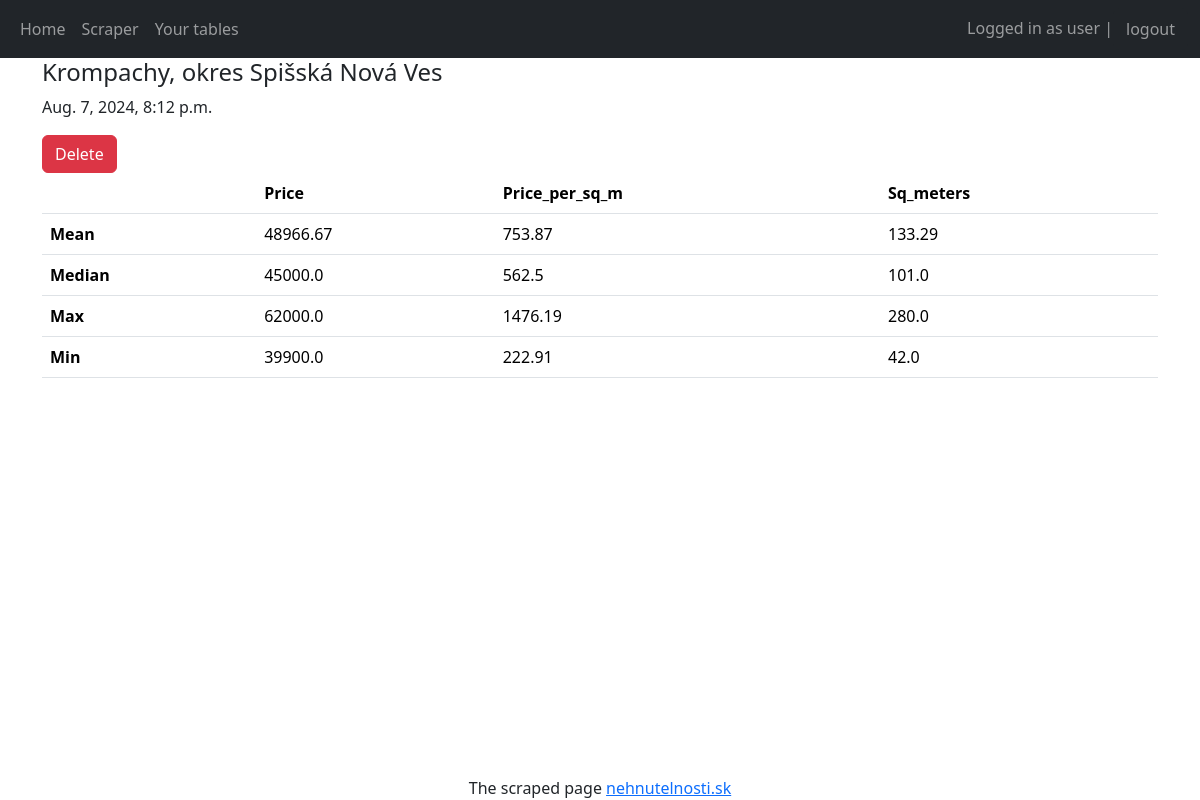
/tables (signed in), run on the app's committed database.
### scraper_integration/models.py (models this page shows)
class AnalysedData(models.Model):
    table = models.ForeignKey(TableInfo, on_delete=models.CASCADE)
    avg_price = models.FloatField(null=True)
    avg_price_per_sqm = models.FloatField(null=True)
    avg_sq_meter = models.FloatField(null=True)
    min_price = models.FloatField(null=True)
    min_price_per_sqm = models.FloatField(null=True)
    min_sq_meter = models.FloatField(null=True)
    max_price = models.FloatField(null=True)
    max_price_per_sqm = models.FloatField(null=True)
    max_sq_meter = models.FloatField(null=True)
    median_price = models.FloatField(null=True)
    median_price_per_sqm = models.FloatField(null=True)
    median_sq_meter = models.FloatField(null=True)

class TableInfo(models.Model):
    owner = models.ForeignKey(User, on_delete=models.CASCADE)
    name = models.CharField(max_length=100)
    creation_date = models.DateTimeField(auto_now_add=True)

### scraper_integration/views.py (the view)
# urls.py: path('tables', views.view_tables, name='view_tables'),
@login_required(login_url='login')
def view_tables(request):
    if request.method == "POST":
        table_id = request.POST.get('table-id')
        if table_id:
            table = TableInfo.objects.get(id=table_id)
            table.delete()
    user = request.user
    table_info = TableInfo.objects.filter(owner=user)
    analysed_table = AnalysedData.objects.filter(table__in=table_info)
    return render(request, 'scraper_integration/tables.html', {'analysed_table': analysed_table})

### scraper_integration/templates/scraper_integration/tables.html (shortened to what this page needs)
{% extends 'scraper_integration/base.html' %}
{% block content %}
{% if analysed_table %}
    {% for table in analysed_table %}
    <h4>{{table.table.name}}</h4>
    <p>{{table.table.creation_date}}</p>
    <form method="post">
        <button class="btn btn-danger" name="table-id" value="{{table.table.id}}">Delete</button>
    </form>
    <table class="table">
        <thead class = "thead-dark">
            <tr>
                <th><th>Price</th>
                <th>Price_per_sq_m</th>
                <th>Sq_meters</th>
            </tr>
        </thead>
        <tbody>
            <tr>
                <th class="col">Mean</th>
                <td>{{table.avg_price}}</td>
                <td>{{table.avg_price_per_sqm}}</td>
                <td>{{table.avg_sq_meter}}</td>
            </tr>
            <tr>
                <th class="col">Median</th>
                <td>{{table.median_price}}</td>
                <td>{{table.median_price_per_sqm}}</td>
                <td>{{table.median_sq_meter}}</td>
            </tr>
            <tr>
                <th class="col">Max</th>
                <td>{{table.max_price}}</td>
                <td>{{table.max_price_per_sqm}}</td>
                <td>{{table.max_sq_meter}}</td>
            </tr>
            <tr>
                <th class="col">Min</th>
                <td>{{table.min_price}}</td>
                <td>{{table.min_price_per_sqm}}</td>
                <td>{{table.min_sq_meter}}</td>
            </tr>
        </tbody>
    </table>
    {% endfor %}
{% else %}
<div class="d-flex justify-content-center align-items-center" style="height: 100vh;">
    <h4 class="text-center align-middle">You dont have any tables yet!</h4>
</div>
{% endif %}
{% endblock %}

### scraper_integration/templates/scraper_integration/base.html (shortened to what this page needs)
<!DOCTYPE html>
<html lang="en">
<head>
    <link href="https://cdn.jsdelivr.net/npm/bootstrap@5.3.3/dist/css/bootstrap.min.css" rel="stylesheet">
</head>
<body>
    <nav class="navbar navbar-expand-lg navbar-dark bg-dark">
        <div class="container-fluid">
            <div>
                <ul class="navbar-nav">
                    <li class="nav-item">
                        <a class="nav-link" href="{% url 'scraper_integration:main_page' %}">Home</a>
                    </li>
                    <li class="nav-item">
                        <a class="nav-link" href="{% url 'scraper_integration:scraper' %}" class="nav-link">Scraper</a><a href="{% url 'scraper_integration:registration' %}"></a>
                    </li>
                    <li class="nav-item">
                        <a class="nav-link" href="{% url 'scraper_integration:view_tables' %}">Your tables</a>
                    </li>
                </ul>
            </div>
            <div>
                <ul class="navbar-nav">
                    {% if user.is_authenticated %}
                    <span class="navbar-text">Logged in as {{ user.username }} |</span>
                    <li class="nav-item">
                        <form method="post" action="{% url 'scraper_integration:logout' %}">
                            <button type="submit" class="btn btn-dark navbar-text">logout</button>
                        </form>
                    </li>
                    {% else %}
                    <li class="nav-item">
                        <a class="nav-link" href="/login">Login</a>
                    </li>
                    {% endif %}
                </ul>
            </div>
        </div>
    </nav>
    <div class="container">
        {% block content %}{% endblock %}
        <footer class="fixed-bottom text-center">
            The scraped page <a href="https://nehnutelnosti.sk">nehnutelnosti.sk</a>
        </footer>
    </div>
</body>
</html>

### data on the page
AnalysedData: table.name "Krompachy, okres Spišská Nová Ves", table.creation_date "Aug. 7, 2024, 8:12 p.m.", avg_price "48966.67", avg_price_per_sqm "753.87", avg_sq_meter "133.29", median_price "45000.0", median_price_per_sqm "562.5", median_sq_meter "101.0", max_price "62000.0", max_price_per_sqm "1476.19", max_sq_meter "280.0", min_price "39900.0", min_price_per_sqm "222.91", min_sq_meter "42.0"

### other printed values
{{ user.username }} "user"
